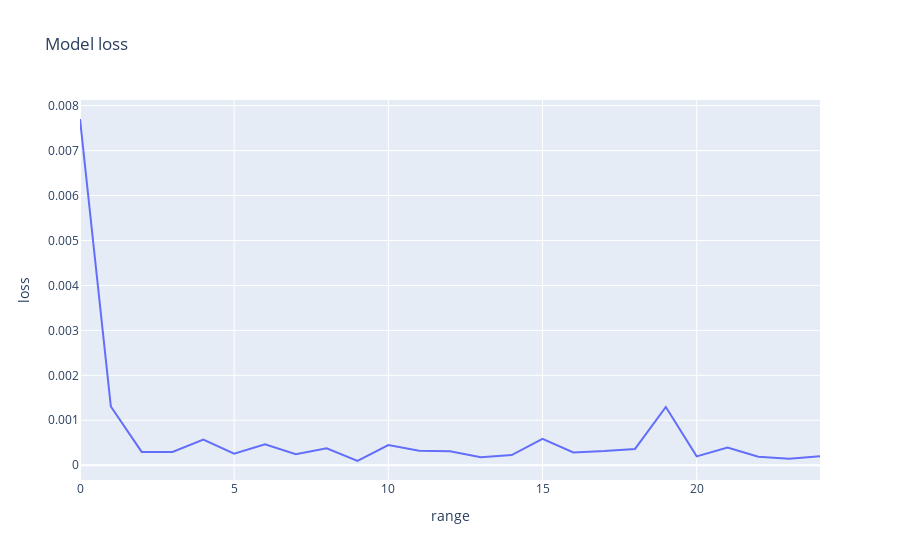

This figure's notebook cell:
### Code cell
# create a dataframe
df_modelLoss = pd.DataFrame({'loss':modelLoss})
# insert a value x for creating interactive plot using plotly express
df_modelLoss.insert(0, 'range', list(range(len(df_modelLoss))))
# interactive plotly express
fig = px.line(df_modelLoss, x="range", y='loss', title='Model loss')
fig.show()

### Figure 1 — Plotly figure (JSON) as saved in the notebook; plotly's stock layout.template omitted (floating-point values rounded to 4 significant figures)
{"data": [{"hovertemplate": "range=%{x}<br>loss=%{y}<extra></extra>", "legendgroup": "", "line": {"color": "#636efa", "dash": "solid"}, "marker": {"symbol": "circle"}, "mode": "lines", "name": "", "orientation": "v", "showlegend": false, "type": "scatter", "x": [0, 1, 2, 3, 4, 5, 6, 7, 8, 9, 10, 11, 12, 13, 14, 15, 16, 17, 18, 19, 20, 21, 22, 23, 24], "xaxis": "x", "y": [0.007703, 0.001307, 0.0002968, 0.0002937, 0.0005706, 0.0002587, 0.000467, 0.0002462, 0.0003773, 9.382e-05, 0.0004478, 0.0003197, 0.000313, 0.0001752, 0.0002249, 0.0005843, 0.0002825, 0.0003138, 0.0003623, 0.001297, 0.0001961, 0.000392, 0.0001868, 0.0001435, 0.0001996], "yaxis": "y"}], "layout": {"legend": {"tracegroupgap": 0}, "title": {"text": "Model loss"}, "xaxis": {"anchor": "y", "domain": [0, 1], "title": {"text": "range"}}, "yaxis": {"anchor": "x", "domain": [0, 1], "title": {"text": "loss"}}}}
